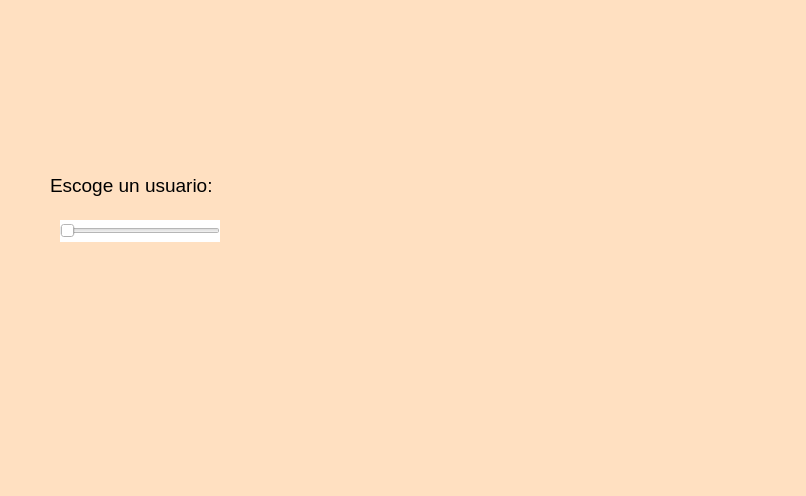
<?xml version="1.0" encoding="UTF-8"?>
<ui version="4.0">
 <class>MainWindow</class>
 <widget class="QMainWindow" name="MainWindow">
  <property name="geometry">
   <rect>
    <x>0</x>
    <y>0</y>
    <width>806</width>
    <height>496</height>
   </rect>
  </property>
  <property name="windowTitle">
   <string>MainWindow</string>
  </property>
  <property name="styleSheet">
   <string notr="true">background-color: rgb(255, 224, 193);</string>
  </property>
  <widget class="QWidget" name="centralwidget">
   <widget class="QLabel" name="label">
    <property name="geometry">
     <rect>
      <x>10</x>
      <y>10</y>
      <width>221</width>
      <height>81</height>
     </rect>
    </property>
    <property name="text">
     <string/>
    </property>
    <property name="pixmap">
     <pixmap resource="../../Resource/resource.qrc">:/Logos/uatlogopng.png</pixmap>
    </property>
    <property name="scaledContents">
     <bool>true</bool>
    </property>
   </widget>
   <widget class="QLabel" name="label_2">
    <property name="geometry">
     <rect>
      <x>560</x>
      <y>10</y>
      <width>241</width>
      <height>71</height>
     </rect>
    </property>
    <property name="text">
     <string/>
    </property>
    <property name="pixmap">
     <pixmap resource="../../Resource/resource.qrc">:/Logos/fians.png</pixmap>
    </property>
    <property name="scaledContents">
     <bool>true</bool>
    </property>
   </widget>
   <widget class="QLabel" name="label_3">
    <property name="geometry">
     <rect>
      <x>600</x>
      <y>290</y>
      <width>251</width>
      <height>151</height>
     </rect>
    </property>
    <property name="text">
     <string/>
    </property>
    <property name="pixmap">
     <pixmap resource="../../Resource/resource.qrc">:/Logos/Shelby-Logo.png</pixmap>
    </property>
    <property name="scaledContents">
     <bool>true</bool>
    </property>
   </widget>
   <widget class="QLabel" name="label_4">
    <property name="geometry">
     <rect>
      <x>50</x>
      <y>170</y>
      <width>201</width>
      <height>31</height>
     </rect>
    </property>
    <property name="font">
     <font>
      <pointsize>14</pointsize>
     </font>
    </property>
    <property name="text">
     <string>Escoge un usuario:</string>
    </property>
   </widget>
   <widget class="QLabel" name="Img_persona">
    <property name="geometry">
     <rect>
      <x>300</x>
      <y>130</y>
      <width>231</width>
      <height>201</height>
     </rect>
    </property>
    <property name="text">
     <string/>
    </property>
    <property name="pixmap">
     <pixmap resource="../../Resource/resource.qrc">:/Integrantes/Img_alan.jpg</pixmap>
    </property>
    <property name="scaledContents">
     <bool>true</bool>
    </property>
   </widget>
   <widget class="QSlider" name="hs_personas">
    <property name="geometry">
     <rect>
      <x>60</x>
      <y>220</y>
      <width>160</width>
      <height>22</height>
     </rect>
    </property>
    <property name="styleSheet">
     <string notr="true">background-color: rgb(255, 255, 255);</string>
    </property>
    <property name="orientation">
     <enum>Qt::Horizontal</enum>
    </property>
   </widget>
  </widget>
  <widget class="QMenuBar" name="menubar">
   <property name="geometry">
    <rect>
     <x>0</x>
     <y>0</y>
     <width>806</width>
     <height>26</height>
    </rect>
   </property>
  </widget>
  <widget class="QStatusBar" name="statusbar"/>
 </widget>
 <resources>
  <include location="../../Resource/resource.qrc"/>
  <include location="../Resource/resource.qrc"/>
 </resources>
 <connections/>
</ui>
